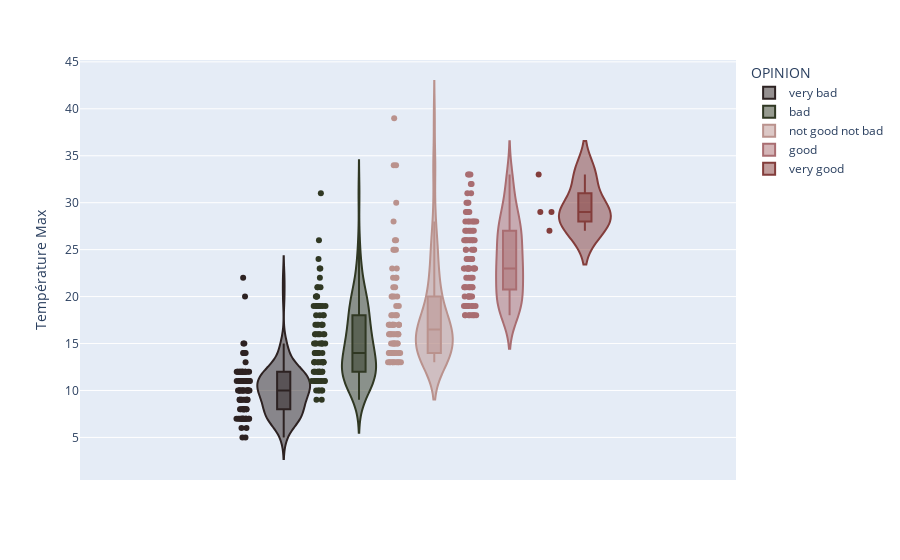

The code cell stored with this chart in its notebook:
### Markdown cell above
## Draw 5 violin charts on the same figure
Do you know box plot ? Violin is like a box plot, but with density.

### Code cell
# Complete the code below to add Opinion on color argument.
# Change colors to be coherent and not to draw a rainbow.
# Could you read on the graph which is the max temperature for a "bad" weather ?
c1 = "#833d3b"
c2 = "#a96d71"
c3 = "#ba928d"
c4 = "#303823"
c5 = "#2d2222"
# c1 = "#0fbabd"
# c2 = "#21675e"
# c3 = "#fbbd3c"
# c4 = "#bc131f"
# c5 = "#8c1044"

colors = {
    "very good": c1,
    "good": c2,
    "not good not bad": c3,
    "bad": c4,
    "very bad": c5
}

fig = px.violin(
    df_weather,
    y="MAX_TEMPERATURE_C",
    box=True,
    points="all",
    color="OPINION",
    color_discrete_map=colors,
    labels={
        "MAX_TEMPERATURE_C": "Température Max",
    },

)
fig.show()

### Figure 1 — Plotly figure (JSON) as saved in the notebook; plotly's stock layout.template omitted (floating-point values rounded to 4 significant figures)
{"data": [{"alignmentgroup": "True", "box": {"visible": true}, "hovertemplate": "OPINION=very bad<br>Température Max=%{y}<extra></extra>", "legendgroup": "very bad", "marker": {"color": "#2d2222"}, "name": "very bad", "offsetgroup": "very bad", "orientation": "v", "points": "all", "scalegroup": "True", "showlegend": true, "type": "violin", "x0": " ", "xaxis": "x", "y": [9, 8, 6, 5, 6, 5, 10, 7, 7, 10, 9, 9, 8, 9, 7, 7, 7, 8, 7, 7, 8, 8, 9, 7, 8, 7, 8, 7, 10, 11, 10, 12, 10, 12, 12, 12, 12, 11, 11, 11, 11, 12, 12, 12, 10, 10, 10, 10, 12, 12, 9, 14, 11, 12, 15, 15, 22, 20, 14, 14, 11, 11, 10, 11, 9, 11, 8, 9, 8, 10, 9, 7, 11, 10, 12, 7, 7, 7, 8, 7, 11, 11, 9, 12, 10, 10, 11, 13, 12, 11, 10, 10, 14, 12, 11, 9, 12, 10], "y0": " ", "yaxis": "y"}, {"alignmentgroup": "True", "box": {"visible": true}, "hovertemplate": "OPINION=bad<br>Température Max=%{y}<extra></extra>", "legendgroup": "bad", "marker": {"color": "#303823"}, "name": "bad", "offsetgroup": "bad", "orientation": "v", "points": "all", "scalegroup": "True", "showlegend": true, "type": "violin", "x0": " ", "xaxis": "x", "y": [10, 10, 10, 11, 11, 10, 9, 12, 11, 11, 12, 13, 14, 11, 11, 13, 12, 10, 11, 13, 11, 12, 14, 18, 13, 13, 12, 16, 15, 15, 15, 15, 14, 17, 18, 17, 19, 19, 15, 16, 23, 31, 26, 21, 23, 22, 20, 19, 24, 21, 17, 19, 19, 19, 20, 21, 19, 19, 17, 18, 18, 20, 20, 16, 16, 16, 16, 15, 15, 14, 15, 12, 14, 17, 16, 17, 14, 13, 12, 11, 11, 12, 13, 14, 13, 13, 9, 13, 13, 11, 12, 12, 12, 11], "y0": " ", "yaxis": "y"}, {"alignmentgroup": "True", "box": {"visible": true}, "hovertemplate": "OPINION=not good not bad<br>Température Max=%{y}<extra></extra>", "legendgroup": "not good not bad", "marker": {"color": "#ba928d"}, "name": "not good not bad", "offsetgroup": "not good not bad", "orientation": "v", "points": "all", "scalegroup": "True", "showlegend": true, "type": "violin", "x0": " ", "xaxis": "x", "y": [13, 15, 14, 15, 13, 17, 17, 14, 15, 14, 13, 13, 13, 15, 17, 13, 13, 14, 16, 17, 16, 14, 14, 14, 14, 15, 19, 14, 17, 15, 14, 16, 16, 16, 17, 17, 19, 15, 15, 20, 16, 18, 16, 17, 18, 18, 20, 34, 34, 22, 26, 25, 39, 23, 25, 28, 23, 22, 22, 21, 21, 26, 25, 30, 17, 20, 16, 18, 20, 17, 16, 16, 18, 13, 13, 13], "y0": " ", "yaxis": "y"}, {"alignmentgroup": "True", "box": {"visible": true}, "hovertemplate": "OPINION=good<br>Température Max=%{y}<extra></extra>", "legendgroup": "good", "marker": {"color": "#a96d71"}, "name": "good", "offsetgroup": "good", "orientation": "v", "points": "all", "scalegroup": "True", "showlegend": true, "type": "violin", "x0": " ", "xaxis": "x", "y": [18, 19, 20, 18, 19, 18, 19, 21, 24, 21, 21, 18, 18, 18, 20, 21, 21, 20, 25, 23, 20, 18, 19, 19, 25, 28, 20, 20, 23, 27, 26, 31, 32, 26, 24, 25, 26, 28, 30, 28, 27, 25, 28, 26, 27, 26, 26, 29, 26, 33, 32, 23, 24, 23, 27, 29, 26, 25, 23, 23, 22, 23, 28, 30, 33, 30, 33, 29, 23, 23, 24, 26, 20, 19, 23, 22, 21, 22, 22, 24, 28, 29, 31, 21, 27, 23, 23, 27, 28, 19, 18, 21, 19], "y0": " ", "yaxis": "y"}, {"alignmentgroup": "True", "box": {"visible": true}, "hovertemplate": "OPINION=very good<br>Température Max=%{y}<extra></extra>", "legendgroup": "very good", "marker": {"color": "#833d3b"}, "name": "very good", "offsetgroup": "very good", "orientation": "v", "points": "all", "scalegroup": "True", "showlegend": true, "type": "violin", "x0": " ", "xaxis": "x", "y": [29, 27, 33, 29], "y0": " ", "yaxis": "y"}], "layout": {"legend": {"title": {"text": "OPINION"}, "tracegroupgap": 0}, "margin": {"t": 60}, "violinmode": "group", "xaxis": {"anchor": "y", "domain": [0, 1]}, "yaxis": {"anchor": "x", "domain": [0, 1], "title": {"text": "Température Max"}}}}
